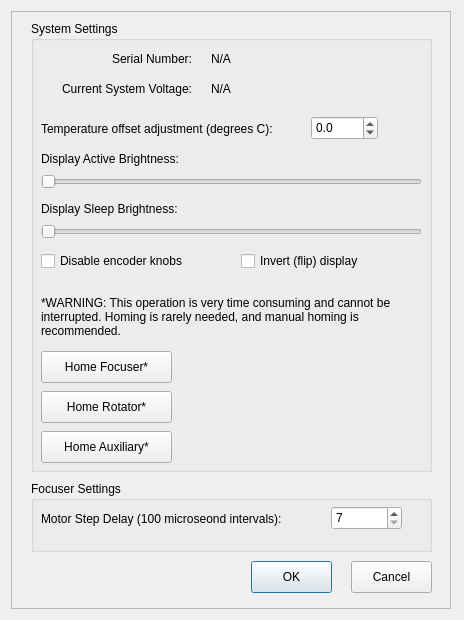
<?xml version="1.0" encoding="UTF-8"?>
<ui version="4.0">
 <class>X2Focus</class>
 <widget class="QDialog" name="X2Focus">
  <property name="geometry">
   <rect>
    <x>0</x>
    <y>0</y>
    <width>464</width>
    <height>620</height>
   </rect>
  </property>
  <property name="sizePolicy">
   <sizepolicy hsizetype="Fixed" vsizetype="Fixed">
    <horstretch>0</horstretch>
    <verstretch>0</verstretch>
   </sizepolicy>
  </property>
  <property name="minimumSize">
   <size>
    <width>0</width>
    <height>520</height>
   </size>
  </property>
  <property name="maximumSize">
   <size>
    <width>464</width>
    <height>620</height>
   </size>
  </property>
  <property name="windowTitle">
   <string>MoonLite NightCrawler Focuser</string>
  </property>
  <layout class="QVBoxLayout" name="verticalLayout_6">
   <item>
    <widget class="X2Form" name="X2Form">
     <property name="enabled">
      <bool>true</bool>
     </property>
     <property name="sizePolicy">
      <sizepolicy hsizetype="Expanding" vsizetype="Expanding">
       <horstretch>1</horstretch>
       <verstretch>1</verstretch>
      </sizepolicy>
     </property>
     <property name="minimumSize">
      <size>
       <width>440</width>
       <height>460</height>
      </size>
     </property>
     <property name="maximumSize">
      <size>
       <width>400</width>
       <height>610</height>
      </size>
     </property>
     <property name="baseSize">
      <size>
       <width>100</width>
       <height>200</height>
      </size>
     </property>
     <property name="frameShape">
      <enum>QFrame::StyledPanel</enum>
     </property>
     <property name="frameShadow">
      <enum>QFrame::Raised</enum>
     </property>
     <widget class="QWidget" name="widget_5" native="true">
      <property name="geometry">
       <rect>
        <x>13</x>
        <y>512</y>
        <width>24</width>
        <height>24</height>
       </rect>
      </property>
      <property name="sizePolicy">
       <sizepolicy hsizetype="Fixed" vsizetype="Fixed">
        <horstretch>0</horstretch>
        <verstretch>0</verstretch>
       </sizepolicy>
      </property>
      <layout class="QHBoxLayout" name="horizontalLayout_6"/>
     </widget>
     <widget class="QPushButton" name="pushButtonOK">
      <property name="geometry">
       <rect>
        <x>240</x>
        <y>550</y>
        <width>81</width>
        <height>32</height>
       </rect>
      </property>
      <property name="text">
       <string>OK</string>
      </property>
     </widget>
     <widget class="QPushButton" name="pushButtonCancel">
      <property name="geometry">
       <rect>
        <x>340</x>
        <y>550</y>
        <width>81</width>
        <height>32</height>
       </rect>
      </property>
      <property name="text">
       <string>Cancel</string>
      </property>
     </widget>
     <widget class="QGroupBox" name="groupBox_System">
      <property name="geometry">
       <rect>
        <x>20</x>
        <y>10</y>
        <width>401</width>
        <height>451</height>
       </rect>
      </property>
      <property name="title">
       <string>System Settings</string>
      </property>
      <widget class="QLabel" name="label_6">
       <property name="geometry">
        <rect>
         <x>10</x>
         <y>30</y>
         <width>151</width>
         <height>16</height>
        </rect>
       </property>
       <property name="text">
        <string>Serial Number:</string>
       </property>
       <property name="alignment">
        <set>Qt::AlignRight|Qt::AlignTrailing|Qt::AlignVCenter</set>
       </property>
      </widget>
      <widget class="QLabel" name="label_3">
       <property name="geometry">
        <rect>
         <x>0</x>
         <y>60</y>
         <width>161</width>
         <height>16</height>
        </rect>
       </property>
       <property name="text">
        <string>Current System Voltage:</string>
       </property>
       <property name="alignment">
        <set>Qt::AlignRight|Qt::AlignTrailing|Qt::AlignVCenter</set>
       </property>
      </widget>
      <widget class="QLabel" name="label_7">
       <property name="geometry">
        <rect>
         <x>10</x>
         <y>100</y>
         <width>271</width>
         <height>16</height>
        </rect>
       </property>
       <property name="text">
        <string>Temperature offset adjustment (degrees C):</string>
       </property>
      </widget>
      <widget class="QLabel" name="label_Brightness">
       <property name="geometry">
        <rect>
         <x>10</x>
         <y>130</y>
         <width>201</width>
         <height>16</height>
        </rect>
       </property>
       <property name="text">
        <string>Display Active Brightness:</string>
       </property>
      </widget>
      <widget class="QSlider" name="horizontalSlider_1">
       <property name="geometry">
        <rect>
         <x>10</x>
         <y>150</y>
         <width>381</width>
         <height>22</height>
        </rect>
       </property>
       <property name="maximum">
        <number>255</number>
       </property>
       <property name="orientation">
        <enum>Qt::Horizontal</enum>
       </property>
      </widget>
      <widget class="QLabel" name="label_SleepBright">
       <property name="geometry">
        <rect>
         <x>10</x>
         <y>180</y>
         <width>201</width>
         <height>16</height>
        </rect>
       </property>
       <property name="text">
        <string>Display Sleep Brightness:</string>
       </property>
      </widget>
      <widget class="QSlider" name="horizontalSlider_2">
       <property name="geometry">
        <rect>
         <x>10</x>
         <y>200</y>
         <width>381</width>
         <height>22</height>
        </rect>
       </property>
       <property name="maximum">
        <number>255</number>
       </property>
       <property name="orientation">
        <enum>Qt::Horizontal</enum>
       </property>
      </widget>
      <widget class="QLabel" name="label_SN">
       <property name="geometry">
        <rect>
         <x>180</x>
         <y>30</y>
         <width>59</width>
         <height>16</height>
        </rect>
       </property>
       <property name="text">
        <string>N/A</string>
       </property>
      </widget>
      <widget class="QLabel" name="label_Voltage">
       <property name="geometry">
        <rect>
         <x>180</x>
         <y>60</y>
         <width>59</width>
         <height>16</height>
        </rect>
       </property>
       <property name="text">
        <string>N/A</string>
       </property>
      </widget>
      <widget class="QDoubleSpinBox" name="doubleSpinBox_Temp">
       <property name="geometry">
        <rect>
         <x>280</x>
         <y>95</y>
         <width>67</width>
         <height>24</height>
        </rect>
       </property>
       <property name="decimals">
        <number>1</number>
       </property>
       <property name="minimum">
        <double>-12.500000000000000</double>
       </property>
       <property name="maximum">
        <double>12.500000000000000</double>
       </property>
       <property name="singleStep">
        <double>1.000000000000000</double>
       </property>
      </widget>
      <widget class="QLabel" name="label">
       <property name="geometry">
        <rect>
         <x>10</x>
         <y>270</y>
         <width>381</width>
         <height>51</height>
        </rect>
       </property>
       <property name="text">
        <string>*WARNING: This operation is very time consuming and cannot be interrupted. Homing is rarely needed, and manual homing is recommended.</string>
       </property>
       <property name="wordWrap">
        <bool>true</bool>
       </property>
      </widget>
      <widget class="QPushButton" name="pushButton_3">
       <property name="geometry">
        <rect>
         <x>10</x>
         <y>330</y>
         <width>131</width>
         <height>32</height>
        </rect>
       </property>
       <property name="maximumSize">
        <size>
         <width>16777215</width>
         <height>32</height>
        </size>
       </property>
       <property name="text">
        <string>Home Focuser*</string>
       </property>
      </widget>
      <widget class="QPushButton" name="pushButton_4">
       <property name="geometry">
        <rect>
         <x>10</x>
         <y>370</y>
         <width>131</width>
         <height>32</height>
        </rect>
       </property>
       <property name="maximumSize">
        <size>
         <width>16777215</width>
         <height>32</height>
        </size>
       </property>
       <property name="text">
        <string>Home Rotator*</string>
       </property>
      </widget>
      <widget class="QPushButton" name="pushButton_5">
       <property name="geometry">
        <rect>
         <x>10</x>
         <y>410</y>
         <width>131</width>
         <height>32</height>
        </rect>
       </property>
       <property name="maximumSize">
        <size>
         <width>16777215</width>
         <height>32</height>
        </size>
       </property>
       <property name="text">
        <string>Home Auxiliary*</string>
       </property>
      </widget>
      <widget class="QCheckBox" name="checkBox">
       <property name="geometry">
        <rect>
         <x>210</x>
         <y>230</y>
         <width>151</width>
         <height>20</height>
        </rect>
       </property>
       <property name="text">
        <string>Invert (flip) display</string>
       </property>
      </widget>
      <widget class="QCheckBox" name="checkBox_2">
       <property name="geometry">
        <rect>
         <x>10</x>
         <y>230</y>
         <width>171</width>
         <height>20</height>
        </rect>
       </property>
       <property name="text">
        <string>Disable encoder knobs</string>
       </property>
      </widget>
     </widget>
     <widget class="QGroupBox" name="groupBox_Focuser">
      <property name="geometry">
       <rect>
        <x>20</x>
        <y>470</y>
        <width>401</width>
        <height>71</height>
       </rect>
      </property>
      <property name="title">
       <string>Focuser Settings</string>
      </property>
      <widget class="QLabel" name="label_2">
       <property name="geometry">
        <rect>
         <x>10</x>
         <y>30</y>
         <width>281</width>
         <height>16</height>
        </rect>
       </property>
       <property name="text">
        <string>Motor Step Delay (100 microseond intervals):</string>
       </property>
      </widget>
      <widget class="QSpinBox" name="spinBox_MotorStep">
       <property name="geometry">
        <rect>
         <x>300</x>
         <y>25</y>
         <width>71</width>
         <height>24</height>
        </rect>
       </property>
       <property name="minimum">
        <number>7</number>
       </property>
       <property name="maximum">
        <number>100</number>
       </property>
       <property name="singleStep">
        <number>1</number>
       </property>
       <property name="value">
        <number>7</number>
       </property>
      </widget>
     </widget>
    </widget>
   </item>
  </layout>
 </widget>
 <customwidgets>
  <customwidget>
   <class>X2Form</class>
   <extends>QFrame</extends>
   <header>x2form.h</header>
   <container>1</container>
  </customwidget>
 </customwidgets>
 <resources/>
 <connections>
  <connection>
   <sender>pushButton_3</sender>
   <signal>clicked()</signal>
   <receiver>X2Form</receiver>
   <slot>update()</slot>
   <hints>
    <hint type="sourcelabel">
     <x>98</x>
     <y>297</y>
    </hint>
    <hint type="destinationlabel">
     <x>231</x>
     <y>259</y>
    </hint>
   </hints>
  </connection>
 </connections>
</ui>
